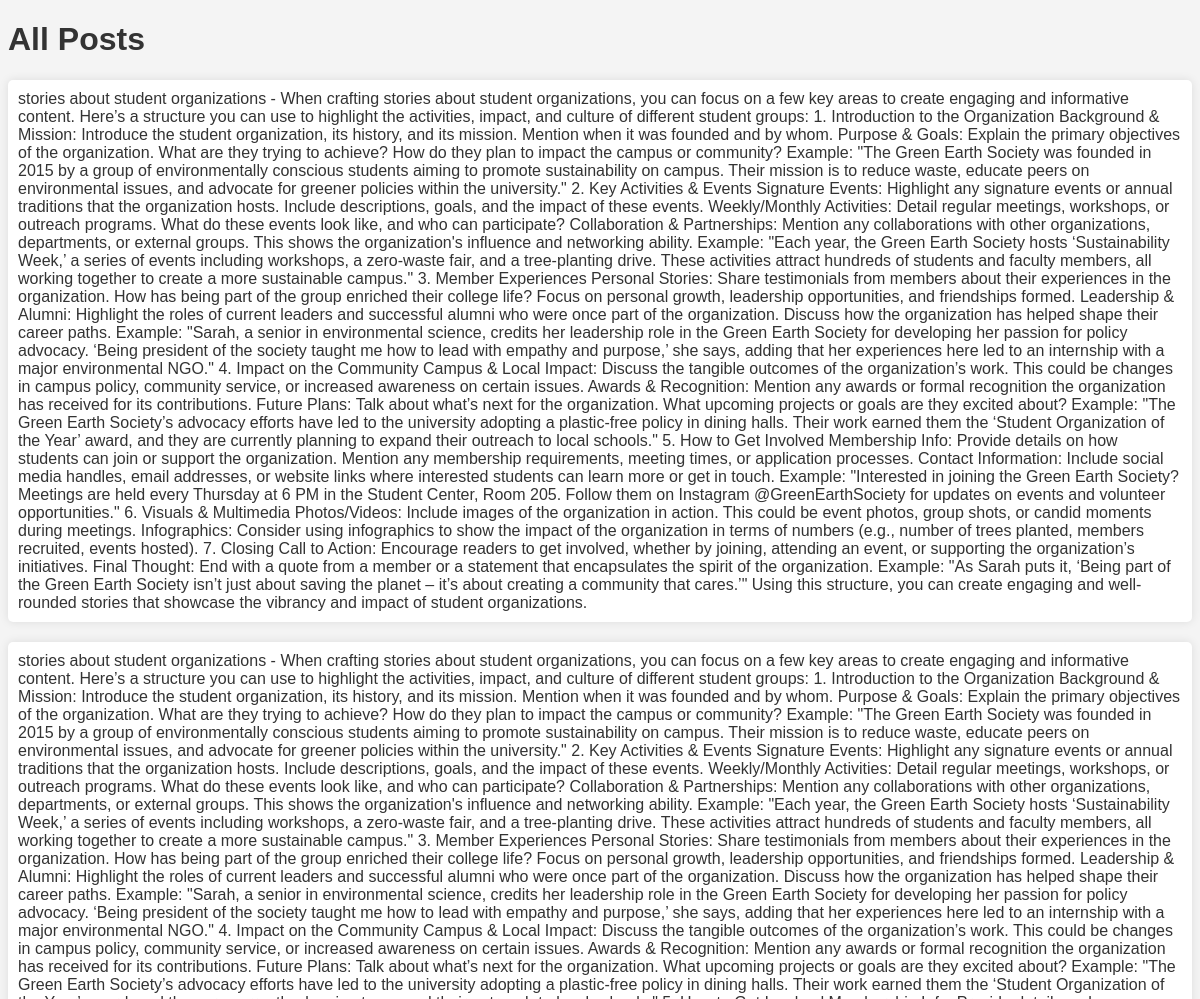
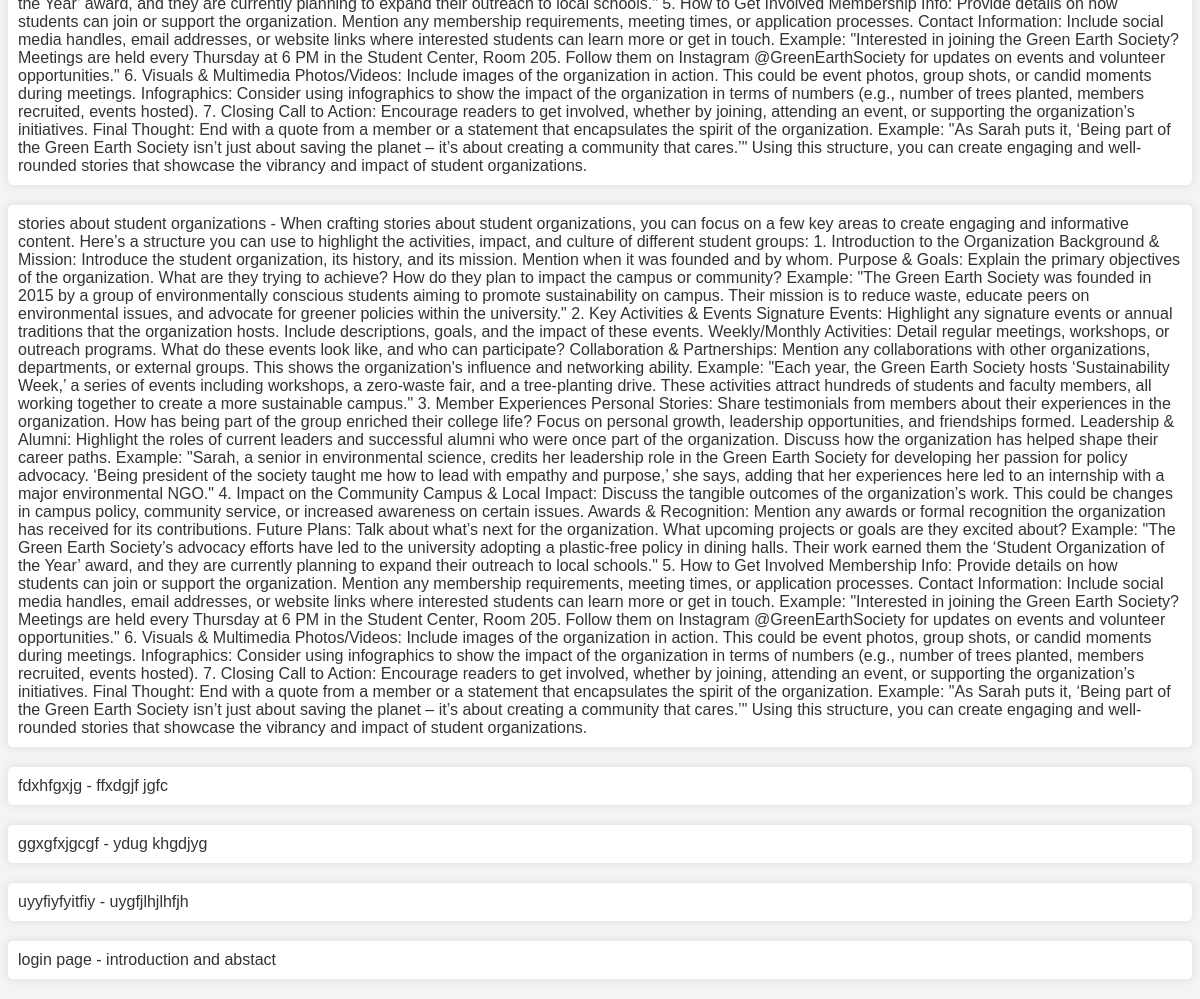
/view_posts, run on the app's committed database (2 pictures, top to bottom).
### app.py (models this page shows)
class Post(db.Model):
    post_id = db.Column(db.Integer, primary_key=True)
    title = db.Column(db.String(255), nullable=False)
    content = db.Column(db.Text, nullable=False)
    user_id = db.Column(db.Integer, db.ForeignKey('user.user_id'), nullable=False)
    created_at = db.Column(db.DateTime, default=db.func.current_timestamp())

### app.py (the view)
@app.route('/view_posts')
def view_posts():
    posts = Post.query.all()
    return render_template('view_posts.html', posts=posts)

### templates/view_posts.html (shortened to what this page needs)
<!DOCTYPE html>
<html lang="en">
<head>
    <link rel="stylesheet" href="{{ url_for('static', filename='styles.css') }}">
</head>
<body>
    <h1>All Posts</h1>
    <ul>
        {% for post in posts %}
            <li>{{ post.title }} - {{ post.content }}</li>
        {% endfor %}
    </ul>
</body>
</html>

### static/styles.css (style rules this page uses)
body { font-family: Arial, sans-serif; background-color: #f4f4f4; color: #333; }
ul { list-style-type: none; padding: 0; }
li { margin-bottom: 20px; padding: 10px; background-color: #fff; border-radius: 5px; box-shadow: 0px 0px 10px rgba(0, 0, 0, 0.1); }

### data on the page
Post: title "stories about student organizations", content "When crafting stories about student organizations, you can focus on a few key areas to create engaging and informative content. Here’s a structure you can use to highlight the activities, impact, and culture of different student groups: 1. Introduction to the Organization Background & Mission: Introduce the student organization, its history, and its mission. Mention when it was founded and by whom. Purpose & Goals: Explain the primary objectives of the organization. What are they trying to achieve? How do they plan to impact the campus or community? Example: \"The Green Earth Society was founded in 2015 by a group of environmentally conscious students aiming to promote sustainability on…"
Post: title "stories about student organizations", content "When crafting stories about student organizations, you can focus on a few key areas to create engaging and informative content. Here’s a structure you can use to highlight the activities, impact, and culture of different student groups: 1. Introduction to the Organization Background & Mission: Introduce the student organization, its history, and its mission. Mention when it was founded and by whom. Purpose & Goals: Explain the primary objectives of the organization. What are they trying to achieve? How do they plan to impact the campus or community? Example: \"The Green Earth Society was founded in 2015 by a group of environmentally conscious students aiming to promote sustainability on…"
Post: title "stories about student organizations", content "When crafting stories about student organizations, you can focus on a few key areas to create engaging and informative content. Here’s a structure you can use to highlight the activities, impact, and culture of different student groups: 1. Introduction to the Organization Background & Mission: Introduce the student organization, its history, and its mission. Mention when it was founded and by whom. Purpose & Goals: Explain the primary objectives of the organization. What are they trying to achieve? How do they plan to impact the campus or community? Example: \"The Green Earth Society was founded in 2015 by a group of environmentally conscious students aiming to promote sustainability on…"
Post: title "fdxhfgxjg", content "ffxdgjf jgfc"
Post: title "ggxgfxjgcgf", content "ydug khgdjyg"
Post: title "uyyfiyfyitfiy", content "uygfjlhjlhfjh"
Post: title "login page", content "introduction and abstact"
